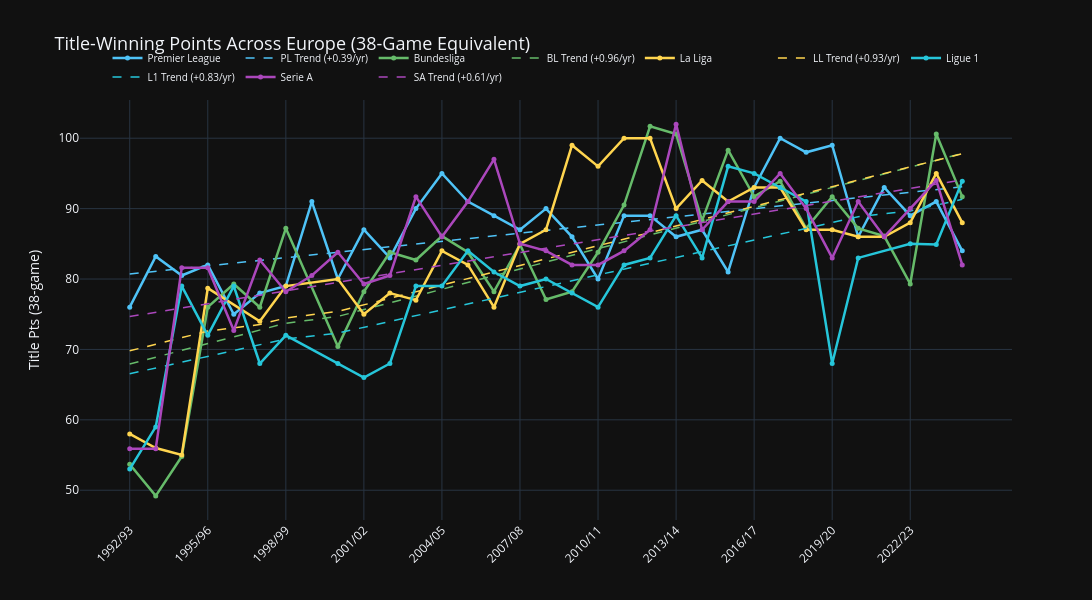

Notebook source saved alongside this figure:
### Markdown cell above
## Title-Winning Points (Normalized)

### Code cell
fig = build_comparison_chart(
   league_data,
   metric="Title Pts (38-game)",
   title="Title-Winning Points Across Europe (38-Game Equivalent)",
)
fig
